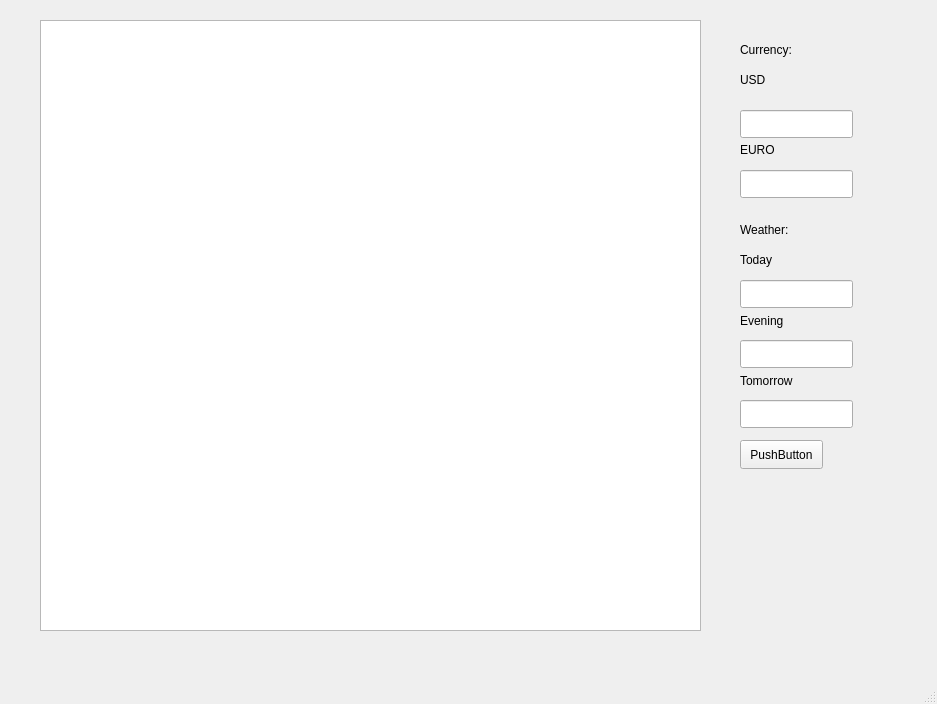
<?xml version="1.0" encoding="UTF-8"?>
<ui version="4.0">
 <class>MainWindow</class>
 <widget class="QMainWindow" name="MainWindow">
  <property name="geometry">
   <rect>
    <x>0</x>
    <y>0</y>
    <width>937</width>
    <height>704</height>
   </rect>
  </property>
  <property name="windowTitle">
   <string>MainWindow</string>
  </property>
  <widget class="QWidget" name="centralwidget">
   <widget class="QPlainTextEdit" name="plainTextEdit">
    <property name="geometry">
     <rect>
      <x>40</x>
      <y>20</y>
      <width>661</width>
      <height>611</height>
     </rect>
    </property>
   </widget>
   <widget class="QPushButton" name="pushButton">
    <property name="geometry">
     <rect>
      <x>740</x>
      <y>440</y>
      <width>83</width>
      <height>29</height>
     </rect>
    </property>
    <property name="text">
     <string>PushButton</string>
    </property>
   </widget>
   <widget class="QLineEdit" name="lineEdit">
    <property name="geometry">
     <rect>
      <x>740</x>
      <y>110</y>
      <width>113</width>
      <height>28</height>
     </rect>
    </property>
   </widget>
   <widget class="QLineEdit" name="lineEdit_2">
    <property name="geometry">
     <rect>
      <x>740</x>
      <y>170</y>
      <width>113</width>
      <height>28</height>
     </rect>
    </property>
   </widget>
   <widget class="QLabel" name="label">
    <property name="geometry">
     <rect>
      <x>740</x>
      <y>70</y>
      <width>63</width>
      <height>20</height>
     </rect>
    </property>
    <property name="text">
     <string>USD</string>
    </property>
   </widget>
   <widget class="QLabel" name="label_2">
    <property name="geometry">
     <rect>
      <x>740</x>
      <y>140</y>
      <width>63</width>
      <height>20</height>
     </rect>
    </property>
    <property name="text">
     <string>EURO</string>
    </property>
   </widget>
   <widget class="QLineEdit" name="lineEdit_3">
    <property name="geometry">
     <rect>
      <x>740</x>
      <y>280</y>
      <width>113</width>
      <height>28</height>
     </rect>
    </property>
   </widget>
   <widget class="QLineEdit" name="lineEdit_4">
    <property name="geometry">
     <rect>
      <x>740</x>
      <y>340</y>
      <width>113</width>
      <height>28</height>
     </rect>
    </property>
   </widget>
   <widget class="QLabel" name="label_3">
    <property name="geometry">
     <rect>
      <x>740</x>
      <y>250</y>
      <width>63</width>
      <height>20</height>
     </rect>
    </property>
    <property name="text">
     <string>Today</string>
    </property>
   </widget>
   <widget class="QLabel" name="label_4">
    <property name="geometry">
     <rect>
      <x>740</x>
      <y>310</y>
      <width>101</width>
      <height>21</height>
     </rect>
    </property>
    <property name="text">
     <string>Evening</string>
    </property>
   </widget>
   <widget class="QLabel" name="label_5">
    <property name="geometry">
     <rect>
      <x>740</x>
      <y>220</y>
      <width>63</width>
      <height>20</height>
     </rect>
    </property>
    <property name="text">
     <string>Weather:</string>
    </property>
   </widget>
   <widget class="QLabel" name="label_6">
    <property name="geometry">
     <rect>
      <x>740</x>
      <y>40</y>
      <width>63</width>
      <height>20</height>
     </rect>
    </property>
    <property name="text">
     <string>Currency:</string>
    </property>
   </widget>
   <widget class="QLineEdit" name="lineEdit_5">
    <property name="geometry">
     <rect>
      <x>740</x>
      <y>400</y>
      <width>113</width>
      <height>28</height>
     </rect>
    </property>
   </widget>
   <widget class="QLabel" name="label_7">
    <property name="geometry">
     <rect>
      <x>740</x>
      <y>370</y>
      <width>81</width>
      <height>21</height>
     </rect>
    </property>
    <property name="text">
     <string>Tomorrow</string>
    </property>
   </widget>
  </widget>
  <widget class="QMenuBar" name="menubar">
   <property name="geometry">
    <rect>
     <x>0</x>
     <y>0</y>
     <width>937</width>
     <height>25</height>
    </rect>
   </property>
  </widget>
  <widget class="QStatusBar" name="statusbar"/>
 </widget>
 <resources/>
 <connections/>
</ui>
